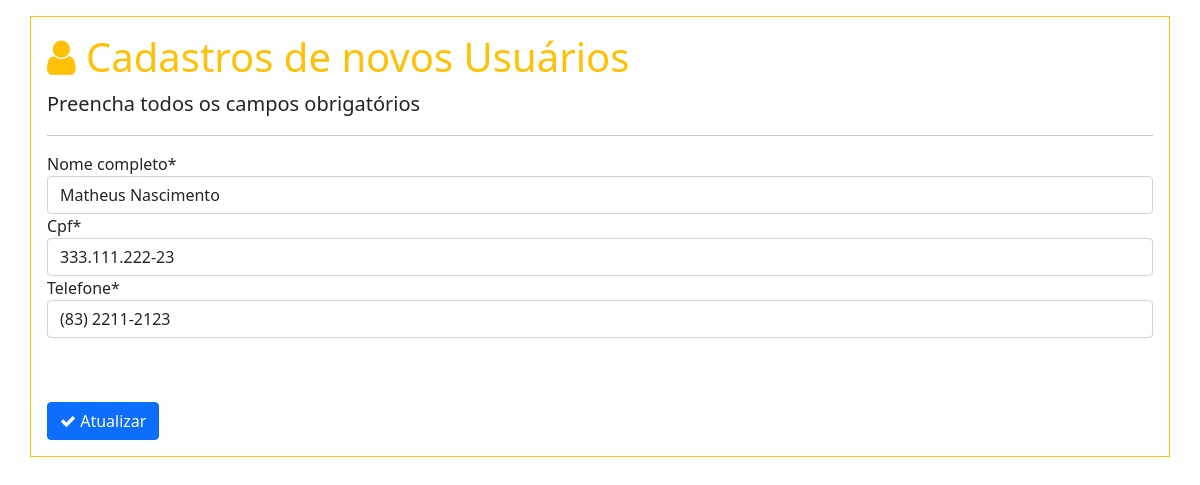
Page /atualizar-dados/ (signed in) on the committed database.
### usuarios/models.py (models this page shows, shortened)
class Perfil(models.Model):
    nome_completo = models.CharField(max_length=100, null=True)
    cpf = models.CharField(max_length=14, null=True)
    telefone = models.CharField(max_length=16, null=True)
    usuario = OneToOneField(User, on_delete=models.CASCADE)

### usuarios/views.py (the view)
# urls.py: path('atualizar-dados/', PerfilUpdate.as_view(), name='atualizar-dados'),
class PerfilUpdate(UpdateView):
    template_name = "aplicacao/form.html"
    model = Perfil
    fields = ['nome_completo','cpf','telefone']
    success_url = reverse_lazy('indexadmin')
    def get_object(self,queryset=None):
        self.object = get_object_or_404(Perfil, usuario=self.request.user)
        return self.object
    def get_context_data(self,*args,**kwargs):
        context = super().get_context_data(*args,**kwargs)
        context['tituloP']= "Cadastros"
        context['iconetitulo'] = '<i class="fa fa-user" aria-hidden="true"></i>'
        context['titulo'] = "Cadastros de novos Usuários"
        context['icon']= '<i class="fa fa-check" aria-hidden="true"></i>'
        context['cadastrar'] = 'Atualizar'
        return context

### aplicacao/templates/aplicacao/form.html (shortened to what this page needs)
{% extends 'paginas/base.html' %}
{% load static %}
{% load crispy_forms_tags%}
{% block conteudo %}
<div class="container p-3 my-3 border border-warning">
    <h1 class="text-warning">{% autoescape off %} {{iconetitulo}} {{titulo}}{% endautoescape %}</h1>
    <p class="lead">Preencha todos os campos obrigatórios</p>
    <hr>
    <form action="" method="POST">
        {{ form|crispy }}
        <br>
        <br>
        <button type="submit" class="btn btn-primary mt-3">{% autoescape off %}{{icon}} {{cadastrar}} {%endautoescape%}</button>
    </form>
</div>
{% endblock %}

### rows in the picture
Perfil: nome_completo "Matheus Nascimento", cpf "333.111.222-23", telefone "(83) 2211-2123"

### other values in the picture
{{ titulo }} "Cadastros de novos Usuários"
{{ cadastrar }} "Atualizar"
